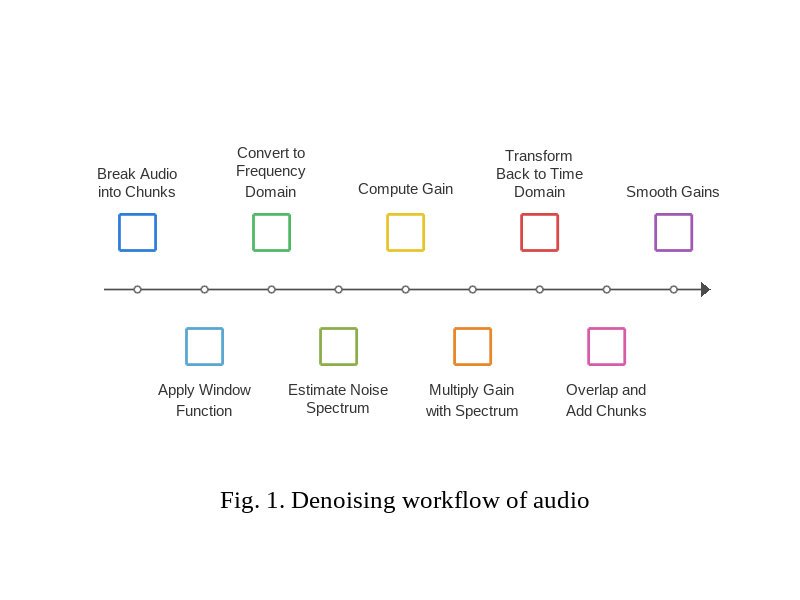

Source code (MATLAB):
% =========================================================================
% MATLAB script to generate the Audio Denoising Workflow Diagram
% Developed for linear algebra / DSP project report
% =========================================================================
clear; clc; close all;

%% 1. Set up the figure
fig = figure('Position', [100, 100, 1200, 400], 'Color', 'w', 'Name', 'Denoising Workflow');
hold on; axis off;
xlim([0.5, 9.75]);
ylim([-1.5, 1.5]);

%% 2. Draw the main timeline axis and arrow
plot([0.5, 9.5], [0, 0], 'k-', 'LineWidth', 1.2, 'Color', [0.3 0.3 0.3]);
% Draw the arrowhead at the end of the timeline
patch([9.4, 9.55, 9.4], [0.05, 0, -0.05], [0.3 0.3 0.3], 'EdgeColor', 'none');

%% 3. Define the nodes data
% Text labels (using cell arrays for multiline text alignment)
labels = {
    {'Break Audio', 'into Chunks'}, ...
    {'Apply Window', 'Function'}, ...
    {'Convert to', 'Frequency', 'Domain'}, ...
    {'Estimate Noise', 'Spectrum'}, ...
    {'Compute Gain'}, ...
    {'Multiply Gain', 'with Spectrum'}, ...
    {'Transform', 'Back to Time', 'Domain'}, ...
    {'Overlap and', 'Add Chunks'}, ...
    {'Smooth Gains'}
};

% Position flags: 1 for Top placement, -1 for Bottom placement
pos_flag = [1, -1, 1, -1, 1, -1, 1, -1, 1];

% Colors carefully matched to the icons in the original image
colors = [
    0.18, 0.49, 0.85;  % 1. Blue (Break)
    0.35, 0.65, 0.81;  % 2. Light Blue (Window)
    0.31, 0.72, 0.40;  % 3. Green (Convert)
    0.55, 0.68, 0.29;  % 4. Olive (Estimate)
    0.91, 0.77, 0.17;  % 5. Yellow (Compute)
    0.90, 0.53, 0.16;  % 6. Orange (Multiply)
    0.85, 0.28, 0.28;  % 7. Red (Transform)
    0.84, 0.36, 0.66;  % 8. Pink (Overlap)
    0.62, 0.35, 0.71   % 9. Purple (Smooth)
];

%% 4. Plot each node and its text
for i = 1:length(labels)
    % Draw the timeline node (small white circle with grey edge)
    plot(i, 0, 'ko', 'MarkerFaceColor', 'w', 'MarkerEdgeColor', [0.4 0.4 0.4], ...
        'MarkerSize', 5, 'LineWidth', 1.2);

    % Draw a colored square marker to represent the "icon" placement
    icon_y = 0.35 * pos_flag(i);
    plot(i, icon_y, 's', 'MarkerEdgeColor', colors(i,:), 'MarkerFaceColor', 'w', ...
        'MarkerSize', 26, 'LineWidth', 2);

    % Add the text label above or below the icon
    text_y = icon_y + (0.22 * pos_flag(i));
    
    if pos_flag(i) == 1
        valign = 'bottom';
    else
        valign = 'top';
    end

    text(i, text_y, labels{i}, 'HorizontalAlignment', 'center', ...
        'VerticalAlignment', valign, 'FontSize', 11, 'Color', [0.2 0.2 0.2], ...
        'FontName', 'Arial');
end

%% 5. Add the figure title/caption at the bottom
text(5, -1.3, 'Fig. 1. Denoising workflow of audio', 'HorizontalAlignment', 'center', ...
    'FontSize', 18, 'FontName', 'Times New Roman', 'Color', 'k');
